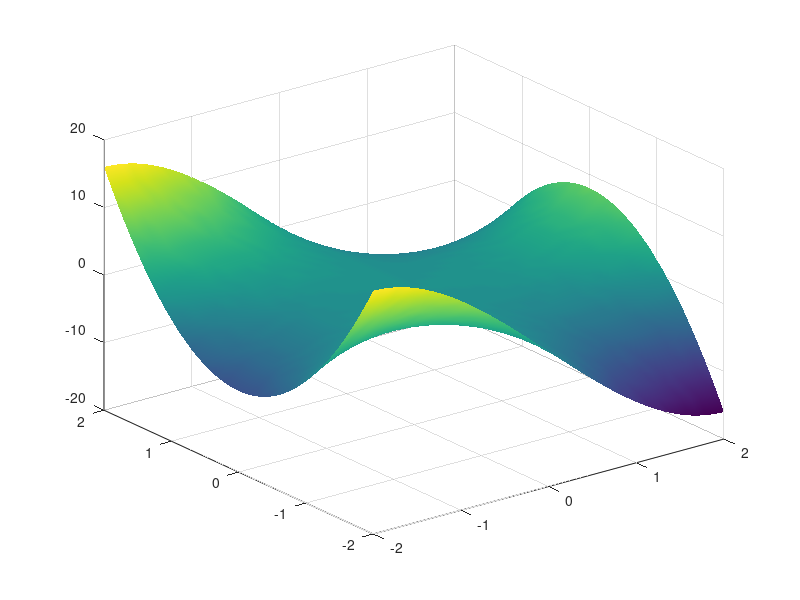

This chart was generated by the following MATLAB code: (Note: this script raises an error after producing the figure.)
clc;
clear;
close all;

%% 1) Grid
[x,y] = meshgrid(-2:0.1:2 , -2:0.1:2);

%% 2) Fonksiyon
Z = x.^3 - 3*x.*y.^2;

%% 3) Surface Plot
figure
surf(x,y,Z)
shading interp
colormap parula
colorbar
title('Surface Plot - f(x,y) = x^3 - 3xy^2')
xlabel('x')
ylabel('y')
zlabel('f(x,y)')
grid on
hold on

% Kritik nokta (0,0)
plot3(0,0,0,'ro','MarkerSize',12,'MarkerFaceColor','r')

%% 4) Contour Plot
figure
contour(x,y,Z,30)
colorbar
title('Contour Plot - Saddle Structure')
xlabel('x')
ylabel('y')
grid on
hold on

plot(0,0,'ro','MarkerSize',12,'MarkerFaceColor','r')